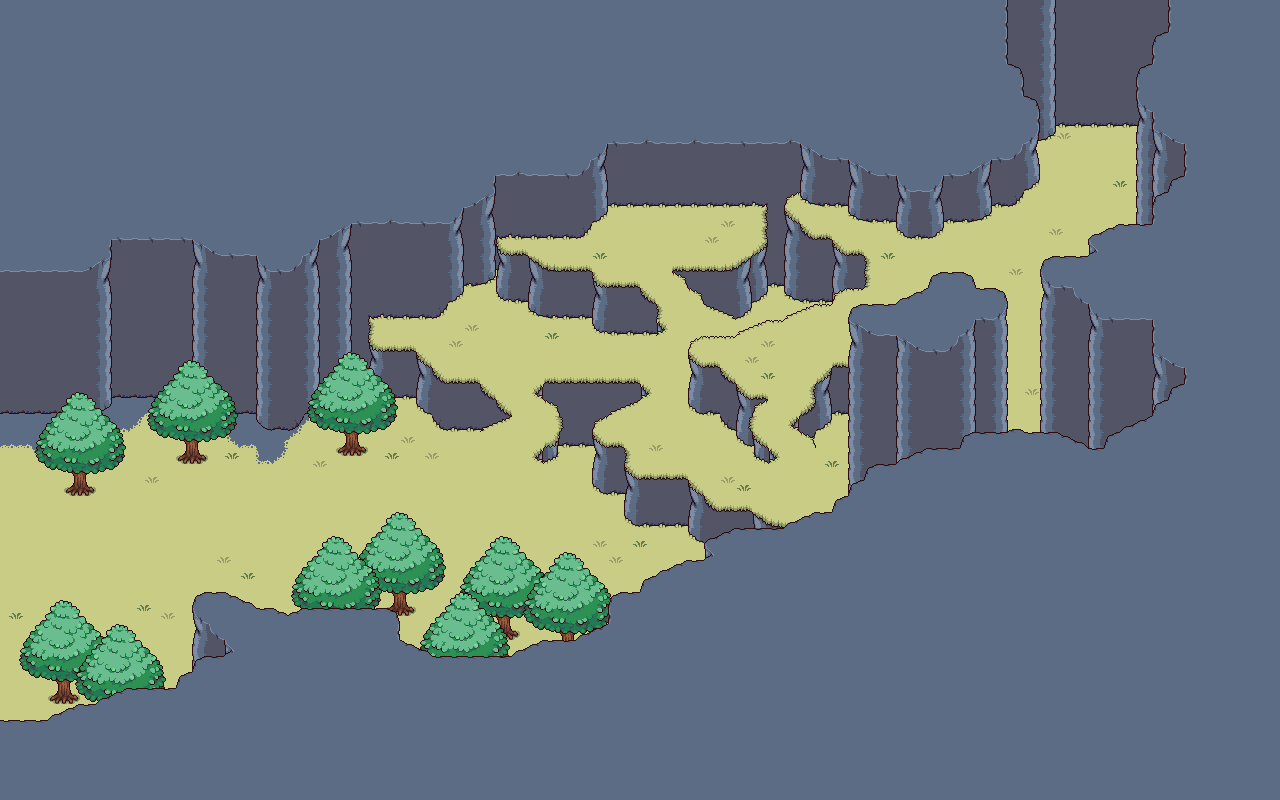

A level layout from a 2D game, rendered from its tile map. Below: a short description, then the map file with tile-grid data replaced by summaries:
An orthogonal 160x100 tile map with 8x8 px tiles, 4 tile layers (Background, Tile Layer 4, Main, Main 2) and 1 object (Enemy Spawn).

<map version="1.0" orientation="orthogonal" renderorder="right-down" width="160" height="100" tilewidth="8" tileheight="8" nextobjectid="3">
 <properties>
  <property name="name" value="mapleknob1" />
  <property name="subtitle" value="Canyon" />
  <property name="title" value="Maple Knob" />
 </properties>
 <tileset firstgid="1" source="MapleKnobTileset.tsx" />
 <layer name="Background" width="160" height="100">
  <data>[16000 cells, 16000 non-empty, 30 distinct tile ids]</data>
 </layer>
 <layer name="Tile Layer 4" width="160" height="100">
  <data>[16000 cells, 687 non-empty, 198 distinct tile ids]</data>
 </layer>
 <layer name="Main" width="160" height="100">
  <data>[16000 cells, 2369 non-empty, 426 distinct tile ids]</data>
 </layer>
 <layer name="Main 2" width="160" height="100">
  <properties>
   <property name="depth" value="9999" />
  </properties>
  <data>[16000 cells, 1192 non-empty, 268 distinct tile ids]</data>
 </layer>
 <objectgroup name="objects">
  <object id="2" name="ufoSpawn" type="Enemy Spawn" x="176" y="472" width="400" height="104">
   <properties>
    <property name="enemy1" value="0,80" />
    <property name="flag" value="0" />
   </properties>
  </object>
 </objectgroup>
</map>
